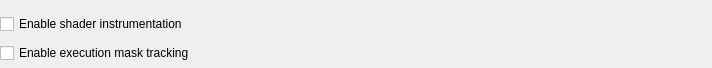
<?xml version="1.0" encoding="UTF-8"?>
<ui version="4.0">
    <class>ProfilingShaderInstrumentation</class>
    <widget class="QWidget" name="ProfilingShaderInstrumentation">
        <property name="geometry">
            <rect>
                <x>0</x>
                <y>0</y>
                <width>712</width>
                <height>68</height>
            </rect>
        </property>
        <property name="sizePolicy">
            <sizepolicy hsizetype="Preferred" vsizetype="Fixed">
                <horstretch>0</horstretch>
                <verstretch>0</verstretch>
            </sizepolicy>
        </property>
        <property name="windowTitle">
            <string>Form</string>
        </property>
        <layout class="QVBoxLayout" name="verticalLayout_2">
            <property name="leftMargin">
                <number>0</number>
            </property>
            <property name="rightMargin">
                <number>0</number>
            </property>
            <property name="bottomMargin">
                <number>0</number>
            </property>
            <item>
                <layout class="QHBoxLayout" name="instrumentation_layout" stretch="0,1,0">
                    <item>
                        <widget class="QCheckBox" name="enable_instrumentation_check_box">
                            <property name="text">
                                <string>Enable shader instrumentation</string>
                            </property>
                        </widget>
                    </item>
                    <item>
                        <spacer name="instrumentation_spacer">
                            <property name="orientation">
                                <enum>Qt::Orientation::Horizontal</enum>
                            </property>
                            <property name="sizeHint" stdset="0">
                                <size>
                                    <width>40</width>
                                    <height>20</height>
                                </size>
                            </property>
                        </spacer>
                    </item>
                    <item>
                        <widget class="QToolButton" name="enable_instrumentation_info">
                            <property name="enabled">
                                <bool>true</bool>
                            </property>
                            <property name="sizePolicy">
                                <sizepolicy hsizetype="Fixed" vsizetype="Fixed">
                                    <horstretch>0</horstretch>
                                    <verstretch>0</verstretch>
                                </sizepolicy>
                            </property>
                            <property name="focusPolicy">
                                <enum>Qt::FocusPolicy::NoFocus</enum>
                            </property>
                            <property name="styleSheet">
                                <string notr="true">QToolButton { border: none; }</string>
                            </property>
                            <property name="text">
                                <string/>
                            </property>
                            <property name="icon">
                                <iconset resource="../../../../frontend/resources.qrc">
                                    <normaloff>:/information-circle.svg</normaloff>:/information-circle.svg</iconset>
                            </property>
                        </widget>
                    </item>
                </layout>
            </item>
            <item>
                <layout class="QHBoxLayout" name="exec_pop_layout" stretch="0,1,0">
                    <item>
                        <widget class="QCheckBox" name="enable_exec_pop_tokens_check_box">
                            <property name="text">
                                <string>Enable execution mask tracking</string>
                            </property>
                        </widget>
                    </item>
                    <item>
                        <spacer name="exec_pop_spacer">
                            <property name="orientation">
                                <enum>Qt::Orientation::Horizontal</enum>
                            </property>
                            <property name="sizeHint" stdset="0">
                                <size>
                                    <width>40</width>
                                    <height>20</height>
                                </size>
                            </property>
                        </spacer>
                    </item>
                    <item>
                        <widget class="QToolButton" name="enable_exec_pop_tokens_info">
                            <property name="enabled">
                                <bool>true</bool>
                            </property>
                            <property name="sizePolicy">
                                <sizepolicy hsizetype="Fixed" vsizetype="Fixed">
                                    <horstretch>0</horstretch>
                                    <verstretch>0</verstretch>
                                </sizepolicy>
                            </property>
                            <property name="focusPolicy">
                                <enum>Qt::FocusPolicy::NoFocus</enum>
                            </property>
                            <property name="styleSheet">
                                <string notr="true">QToolButton { border: none; }</string>
                            </property>
                            <property name="text">
                                <string/>
                            </property>
                            <property name="icon">
                                <iconset resource="../../../../frontend/resources.qrc">
                                    <normaloff>:/information-circle.svg</normaloff>:/information-circle.svg</iconset>
                            </property>
                        </widget>
                    </item>
                </layout>
            </item>
        </layout>
    </widget>
    <resources>
        <include location="../../../../frontend/resources.qrc"/>
    </resources>
    <connections/>
</ui>
